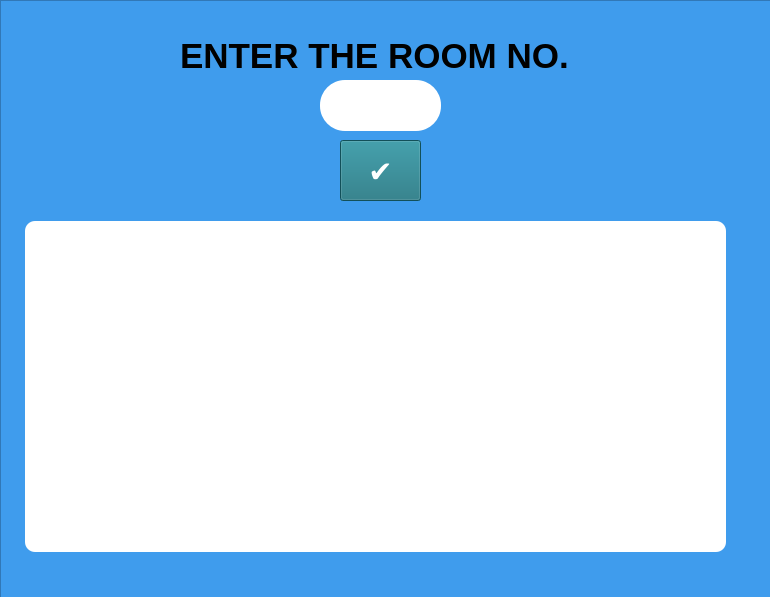
<?xml version="1.0" encoding="UTF-8"?>
<ui version="4.0">
 <class>MainWindow</class>
 <widget class="QMainWindow" name="MainWindow">
  <property name="geometry">
   <rect>
    <x>0</x>
    <y>0</y>
    <width>770</width>
    <height>597</height>
   </rect>
  </property>
  <property name="minimumSize">
   <size>
    <width>770</width>
    <height>597</height>
   </size>
  </property>
  <property name="maximumSize">
   <size>
    <width>770</width>
    <height>597</height>
   </size>
  </property>
  <property name="windowTitle">
   <string>MainWindow</string>
  </property>
  <widget class="QWidget" name="centralwidget">
   <widget class="QFrame" name="frame">
    <property name="geometry">
     <rect>
      <x>0</x>
      <y>0</y>
      <width>771</width>
      <height>601</height>
     </rect>
    </property>
    <property name="minimumSize">
     <size>
      <width>771</width>
      <height>601</height>
     </size>
    </property>
    <property name="maximumSize">
     <size>
      <width>771</width>
      <height>601</height>
     </size>
    </property>
    <property name="styleSheet">
     <string notr="true">QFrame{background-color: #3F9CED
;

}

</string>
    </property>
    <property name="frameShape">
     <enum>QFrame::StyledPanel</enum>
    </property>
    <property name="frameShadow">
     <enum>QFrame::Raised</enum>
    </property>
    <widget class="QLabel" name="ENTERTHEROOMNO">
     <property name="geometry">
      <rect>
       <x>180</x>
       <y>30</y>
       <width>391</width>
       <height>51</height>
      </rect>
     </property>
     <property name="font">
      <font>
       <pointsize>26</pointsize>
       <weight>75</weight>
       <bold>true</bold>
      </font>
     </property>
     <property name="text">
      <string>ENTER THE ROOM NO.</string>
     </property>
    </widget>
    <widget class="QLineEdit" name="ENTER">
     <property name="geometry">
      <rect>
       <x>320</x>
       <y>80</y>
       <width>121</width>
       <height>51</height>
      </rect>
     </property>
     <property name="styleSheet">
      <string notr="true">QLineEdit{
 
    padding: 10px;
    border-radius: 25px;



}</string>
     </property>
    </widget>
    <widget class="QPushButton" name="ok">
     <property name="geometry">
      <rect>
       <x>340</x>
       <y>140</y>
       <width>81</width>
       <height>61</height>
      </rect>
     </property>
     <property name="font">
      <font>
       <family>Product Sans</family>
       <pointsize>22</pointsize>
       <weight>75</weight>
       <bold>true</bold>
      </font>
     </property>
     <property name="styleSheet">
      <string notr="true">QPushButton:active:after{

    padding: 0;
    margin: 0;
    opacity: 1;
    transition: 1s;
-webkit-transition-duration: 0.4s;
    transition-duration: 0.4s;

    background-color:#19707D;
    color: white;

   }
</string>
     </property>
     <property name="text">
      <string>✔</string>
     </property>
    </widget>
    <widget class="QListView" name="output">
     <property name="geometry">
      <rect>
       <x>25</x>
       <y>221</y>
       <width>701</width>
       <height>331</height>
      </rect>
     </property>
     <property name="styleSheet">
      <string notr="true">QListView{ background-color:white;

border-radius:10px;
padding:10px;

}</string>
     </property>
    </widget>
   </widget>
  </widget>
 </widget>
 <resources/>
 <connections/>
</ui>
